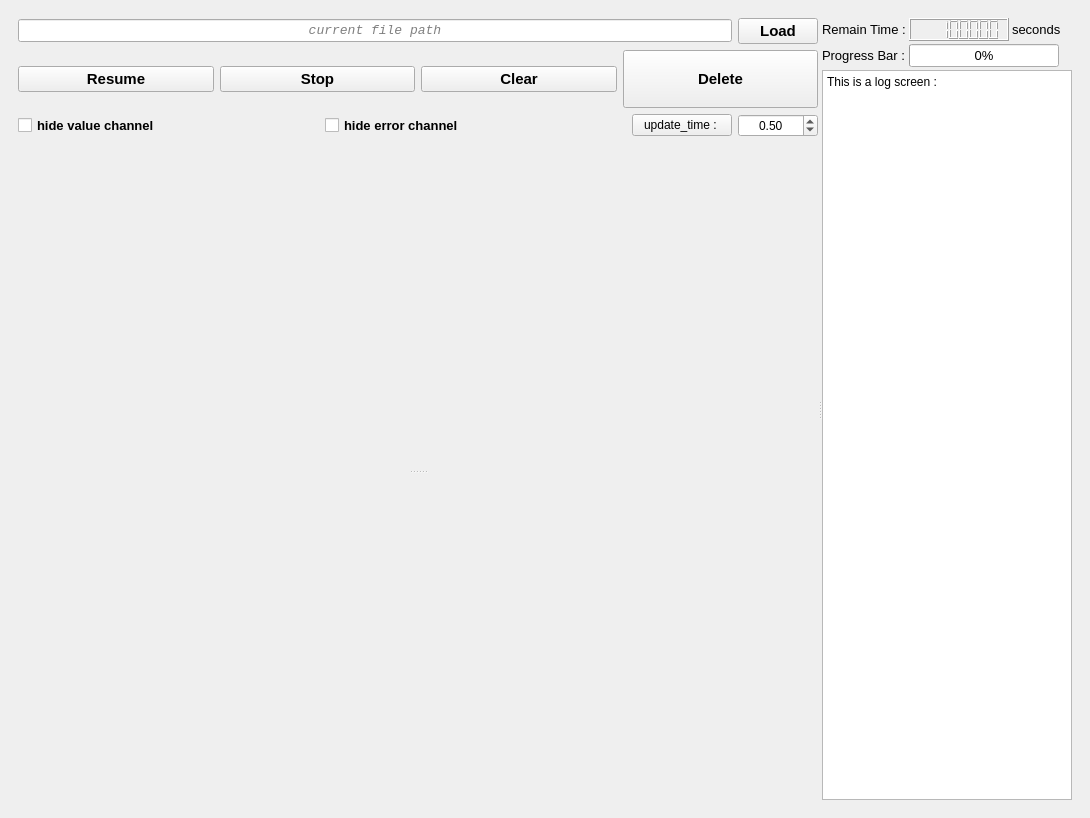
<?xml version="1.0" encoding="UTF-8"?>
<ui version="4.0">
 <class>MainWindow</class>
 <widget class="QMainWindow" name="MainWindow">
  <property name="geometry">
   <rect>
    <x>0</x>
    <y>0</y>
    <width>1090</width>
    <height>818</height>
   </rect>
  </property>
  <property name="windowTitle">
   <string>MainWindow</string>
  </property>
  <widget class="QWidget" name="centralwidget">
   <layout class="QGridLayout" name="gridLayout_3">
    <item row="0" column="0">
     <widget class="QWidget" name="widget" native="true">
      <layout class="QGridLayout" name="gridLayout_2">
       <item row="0" column="0">
        <widget class="QSplitter" name="splitter_2">
         <property name="orientation">
          <enum>Qt::Horizontal</enum>
         </property>
         <widget class="QWidget" name="layoutWidget">
          <layout class="QVBoxLayout" name="verticalLayout_2">
           <item>
            <layout class="QHBoxLayout" name="horizontalLayout">
             <item>
              <widget class="QLineEdit" name="pathEdit">
               <property name="font">
                <font>
                 <family>Consolas</family>
                 <pointsize>10</pointsize>
                 <italic>true</italic>
                 <underline>false</underline>
                 <strikeout>false</strikeout>
                 <kerning>true</kerning>
                </font>
               </property>
               <property name="alignment">
                <set>Qt::AlignCenter</set>
               </property>
               <property name="readOnly">
                <bool>true</bool>
               </property>
               <property name="placeholderText">
                <string>current file path</string>
               </property>
              </widget>
             </item>
             <item>
              <widget class="QPushButton" name="loadButton">
               <property name="font">
                <font>
                 <family>Yu Gothic UI</family>
                 <pointsize>11</pointsize>
                 <weight>75</weight>
                 <bold>true</bold>
                </font>
               </property>
               <property name="cursor">
                <cursorShape>PointingHandCursor</cursorShape>
               </property>
               <property name="text">
                <string>Load</string>
               </property>
               <property name="icon">
                <iconset>
                 <normaloff>my_icons/folder.png</normaloff>my_icons/folder.png</iconset>
               </property>
               <property name="iconSize">
                <size>
                 <width>25</width>
                 <height>25</height>
                </size>
               </property>
              </widget>
             </item>
            </layout>
           </item>
           <item>
            <layout class="QHBoxLayout" name="horizontalLayout_2">
             <item>
              <widget class="QPushButton" name="runButton">
               <property name="minimumSize">
                <size>
                 <width>160</width>
                 <height>0</height>
                </size>
               </property>
               <property name="font">
                <font>
                 <family>Yu Gothic UI</family>
                 <pointsize>11</pointsize>
                 <weight>75</weight>
                 <bold>true</bold>
                </font>
               </property>
               <property name="text">
                <string>Resume</string>
               </property>
               <property name="icon">
                <iconset>
                 <normaloff>../Multi-Channel-Signals-Viewer-master/icons8-play-button-circled-96.png</normaloff>../Multi-Channel-Signals-Viewer-master/icons8-play-button-circled-96.png</iconset>
               </property>
               <property name="iconSize">
                <size>
                 <width>50</width>
                 <height>50</height>
                </size>
               </property>
              </widget>
             </item>
             <item>
              <widget class="QPushButton" name="stopButton">
               <property name="minimumSize">
                <size>
                 <width>160</width>
                 <height>0</height>
                </size>
               </property>
               <property name="font">
                <font>
                 <family>Yu Gothic UI</family>
                 <pointsize>11</pointsize>
                 <weight>75</weight>
                 <bold>true</bold>
                </font>
               </property>
               <property name="text">
                <string>Stop</string>
               </property>
               <property name="icon">
                <iconset>
                 <normaloff>../Multi-Channel-Signals-Viewer-master/icons8-pause-squared-96.png</normaloff>../Multi-Channel-Signals-Viewer-master/icons8-pause-squared-96.png</iconset>
               </property>
               <property name="iconSize">
                <size>
                 <width>50</width>
                 <height>50</height>
                </size>
               </property>
              </widget>
             </item>
             <item>
              <widget class="QPushButton" name="clearButton">
               <property name="minimumSize">
                <size>
                 <width>160</width>
                 <height>0</height>
                </size>
               </property>
               <property name="font">
                <font>
                 <family>Yu Gothic UI</family>
                 <pointsize>11</pointsize>
                 <weight>75</weight>
                 <bold>true</bold>
                </font>
               </property>
               <property name="text">
                <string>Clear</string>
               </property>
               <property name="icon">
                <iconset>
                 <normaloff>my_icons/icons8-erase-128xxx.png</normaloff>my_icons/icons8-erase-128xxx.png</iconset>
               </property>
               <property name="iconSize">
                <size>
                 <width>50</width>
                 <height>50</height>
                </size>
               </property>
              </widget>
             </item>
             <item>
              <widget class="QPushButton" name="deleteButton">
               <property name="minimumSize">
                <size>
                 <width>160</width>
                 <height>58</height>
                </size>
               </property>
               <property name="font">
                <font>
                 <family>Yu Gothic UI</family>
                 <pointsize>11</pointsize>
                 <weight>75</weight>
                 <bold>true</bold>
                </font>
               </property>
               <property name="text">
                <string>Delete</string>
               </property>
               <property name="icon">
                <iconset>
                 <normaloff>my_icons/delete.png</normaloff>my_icons/delete.png</iconset>
               </property>
               <property name="iconSize">
                <size>
                 <width>40</width>
                 <height>40</height>
                </size>
               </property>
              </widget>
             </item>
            </layout>
           </item>
           <item>
            <layout class="QHBoxLayout" name="horizontalLayout_3">
             <item>
              <widget class="QCheckBox" name="show_value_ch">
               <property name="font">
                <font>
                 <family>Yu Gothic UI</family>
                 <pointsize>10</pointsize>
                 <weight>75</weight>
                 <bold>true</bold>
                </font>
               </property>
               <property name="text">
                <string>hide value channel</string>
               </property>
              </widget>
             </item>
             <item>
              <widget class="QCheckBox" name="show_error_ch">
               <property name="font">
                <font>
                 <family>Yu Gothic UI</family>
                 <pointsize>10</pointsize>
                 <weight>75</weight>
                 <bold>true</bold>
                </font>
               </property>
               <property name="text">
                <string>hide error channel</string>
               </property>
              </widget>
             </item>
             <item>
              <widget class="QPushButton" name="pushButton">
               <property name="maximumSize">
                <size>
                 <width>100</width>
                 <height>16777215</height>
                </size>
               </property>
               <property name="font">
                <font>
                 <family>Yu Gothic UI</family>
                </font>
               </property>
               <property name="text">
                <string>update_time : </string>
               </property>
              </widget>
             </item>
             <item>
              <widget class="QDoubleSpinBox" name="update_doubleSpinBox">
               <property name="maximumSize">
                <size>
                 <width>80</width>
                 <height>16777215</height>
                </size>
               </property>
               <property name="alignment">
                <set>Qt::AlignCenter</set>
               </property>
               <property name="minimum">
                <double>0.100000000000000</double>
               </property>
               <property name="maximum">
                <double>20.000000000000000</double>
               </property>
               <property name="singleStep">
                <double>0.100000000000000</double>
               </property>
               <property name="value">
                <double>0.500000000000000</double>
               </property>
              </widget>
             </item>
            </layout>
           </item>
           <item>
            <widget class="QSplitter" name="splitter">
             <property name="orientation">
              <enum>Qt::Vertical</enum>
             </property>
             <widget class="PlotWidget" name="plotWidget_value" native="true">
              <property name="minimumSize">
               <size>
                <width>800</width>
                <height>150</height>
               </size>
              </property>
             </widget>
             <widget class="PlotWidget" name="plotWidget_error" native="true">
              <property name="minimumSize">
               <size>
                <width>800</width>
                <height>150</height>
               </size>
              </property>
             </widget>
            </widget>
           </item>
          </layout>
         </widget>
         <widget class="QWidget" name="layoutWidget_2">
          <layout class="QVBoxLayout" name="verticalLayout">
           <property name="spacing">
            <number>3</number>
           </property>
           <item>
            <layout class="QGridLayout" name="gridLayout">
             <item row="0" column="0">
              <widget class="QLabel" name="label_2">
               <property name="maximumSize">
                <size>
                 <width>140</width>
                 <height>16777215</height>
                </size>
               </property>
               <property name="font">
                <font>
                 <family>Yu Gothic UI</family>
                 <pointsize>10</pointsize>
                </font>
               </property>
               <property name="text">
                <string>Remain Time :</string>
               </property>
              </widget>
             </item>
             <item row="0" column="1">
              <widget class="QLCDNumber" name="lcdNumber">
               <property name="minimumSize">
                <size>
                 <width>100</width>
                 <height>0</height>
                </size>
               </property>
               <property name="maximumSize">
                <size>
                 <width>150</width>
                 <height>30</height>
                </size>
               </property>
               <property name="font">
                <font>
                 <weight>50</weight>
                 <italic>false</italic>
                 <bold>false</bold>
                </font>
               </property>
               <property name="smallDecimalPoint">
                <bool>false</bool>
               </property>
               <property name="digitCount">
                <number>8</number>
               </property>
               <property name="segmentStyle">
                <enum>QLCDNumber::Filled</enum>
               </property>
               <property name="value" stdset="0">
                <double>999999.000000000000000</double>
               </property>
               <property name="intValue" stdset="0">
                <number>999999</number>
               </property>
              </widget>
             </item>
             <item row="0" column="2">
              <widget class="QLabel" name="label_3">
               <property name="font">
                <font>
                 <family>Yu Gothic UI</family>
                 <pointsize>10</pointsize>
                </font>
               </property>
               <property name="text">
                <string>seconds</string>
               </property>
              </widget>
             </item>
             <item row="1" column="0">
              <widget class="QLabel" name="label">
               <property name="maximumSize">
                <size>
                 <width>140</width>
                 <height>16777215</height>
                </size>
               </property>
               <property name="font">
                <font>
                 <family>Yu Gothic UI</family>
                 <pointsize>10</pointsize>
                </font>
               </property>
               <property name="text">
                <string>Progress Bar :</string>
               </property>
              </widget>
             </item>
             <item row="1" column="1" colspan="2">
              <widget class="QProgressBar" name="progressBar">
               <property name="minimumSize">
                <size>
                 <width>150</width>
                 <height>0</height>
                </size>
               </property>
               <property name="maximumSize">
                <size>
                 <width>150</width>
                 <height>30</height>
                </size>
               </property>
               <property name="font">
                <font>
                 <family>Yu Gothic UI</family>
                 <pointsize>10</pointsize>
                </font>
               </property>
               <property name="value">
                <number>0</number>
               </property>
              </widget>
             </item>
            </layout>
           </item>
           <item>
            <widget class="QPlainTextEdit" name="logScreen">
             <property name="minimumSize">
              <size>
               <width>0</width>
               <height>0</height>
              </size>
             </property>
             <property name="maximumSize">
              <size>
               <width>16777215</width>
               <height>16777215</height>
              </size>
             </property>
             <property name="readOnly">
              <bool>true</bool>
             </property>
             <property name="plainText">
              <string>This is a log screen :</string>
             </property>
            </widget>
           </item>
          </layout>
         </widget>
        </widget>
       </item>
      </layout>
     </widget>
    </item>
   </layout>
  </widget>
 </widget>
 <customwidgets>
  <customwidget>
   <class>PlotWidget</class>
   <extends>QWidget</extends>
   <header location="global">pyqtgraph</header>
   <container>1</container>
  </customwidget>
 </customwidgets>
 <resources/>
 <connections/>
</ui>
